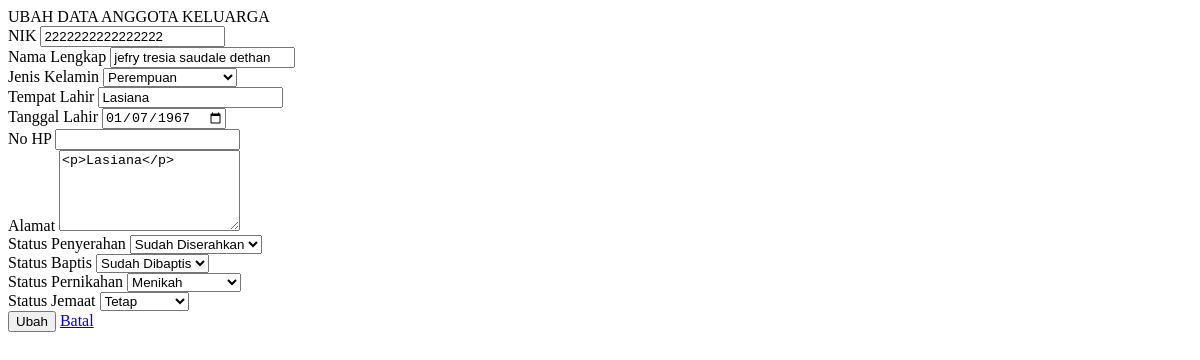
/dashboard/ubah_jemaat_ak.php?id_jemaat=2, run on the app's committed database.
### tables this page shows
CREATE TABLE `jemaat` (
  `id_jemaat` int(11) NOT NULL,
  `tanggal_pendaftaran` date DEFAULT NULL,
  `nik` varchar(16) DEFAULT NULL,
  `nama` varchar(50) NOT NULL,
  `tempat_lahir` varchar(20) NOT NULL,
  `tanggal_lahir` date NOT NULL,
  `no_hp` varchar(12) NOT NULL,
  `jenis_kelamin` enum('Laki-laki','Perempuan') NOT NULL,
  `alamat` text NOT NULL,
  `status_j` int(11) NOT NULL,
  `ket` varchar(10) NOT NULL,
  `username` varchar(20) NOT NULL,
  `password` varchar(20) NOT NULL,
  `baptis` int(11) NOT NULL,
  `penyerahan` int(11) NOT NULL,
  `pernikahan` int(11) NOT NULL
);

### dashboard/ubah_jemaat_ak.php (the view, shortened to what this page needs)
<?php
if (isset($_GET['id_jemaat'])) {
	$id_jemaat = $_GET['id_jemaat'];
	$tampil_nik = "SELECT * FROM jemaat WHERE id_jemaat=$id_jemaat";
	$query = mysqli_query($konek, $tampil_nik);
	$data = mysqli_fetch_array($query, MYSQLI_BOTH);
	$id_jemaat = $data['id_jemaat'];
	$nik = $data['nik'];
	$nama = $data['nama'];
	$tempat = $data['tempat_lahir'];
	$tanggal = $data['tanggal_lahir'];
	$jekel = $data['jenis_kelamin'];
    $alamat =$data['alamat'];
    $no_hp =$data['no_hp'];
    $ket =$data['ket'];
    $penyerahan =$data['penyerahan'];
    $baptis =$data['baptis'];
    $pernikahan =$data['pernikahan'];
	$tampil_kk = "SELECT * FROM kepala_keluarga k join jemaat j on k.id_jemaat = j.id_jemaat join anggota_keluarga a where k.id_jemaat=$id_jemaat or a.id_jemaat=$id_jemaat";
	$query = mysqli_query($konek, $tampil_kk);
	$data = mysqli_fetch_array($query, MYSQLI_BOTH);
	$id_kk = $data['id_kk'];
}
?>
<link href="css/sweetalert.css" rel="stylesheet" type="text/css">
<div class="page-inner">
	<div class="row">
		<div class="col-md-12">
			<form method="POST">
				<div class="card">
					<div class="card-header">
						<div class="card-title">UBAH DATA ANGGOTA KELUARGA</div>
					</div>
					<div class="card-body">
						<div class="row">
							<div class="col-md-6 col-lg-6">
								<div class="form-group">
									<label>NIK</label>
									<input  type="number" name="nik" class="form-control" placeholder="NIK Anda.." value="<?= $nik; ?>">
								</div>
								<div class="form-group">
									<label>Nama Lengkap</label>
									<input type="text" name="nama" class="form-control" placeholder="Nama Lengkap Anda.." value="<?= $nama; ?>">
								</div>
								<div class="form-group">
									<label>Jenis Kelamin</label>
									<select name="jekel" class="form-control">
										<option value="Perempuan" <?php if ($jekel == "Perempuan") echo 'selected' ?>>Perempuan</option>
									</select>
								</div>
								<div class="form-group">
									<label>Tempat Lahir</label>
									<input type="text" name="tempat" class="form-control" value="<?= $tempat; ?>">
								</div>
								<div class="form-group">
									<label>Tanggal Lahir</label>
									<input type="date" name="tgl" class="form-control" value="<?= $tanggal; ?>">
								</div>
								<div class="form-group">
									<label for="comment">No HP</label>
									<input type="text" name="no_hp" class="form-control" value="<?= $no_hp; ?>">
								</div>
								<div class="form-group">
									<label for="comment">Alamat</label>
									<textarea class="form-control" name="alamat" rows="5"><?= $alamat ?></textarea>
								</div>
							</div>
							<div class="col-md-6 col-lg-6">
								<div class="form-group">
									<label>Status Penyerahan</label>
									<select name="penyerahan" class="form-control">
										<option value="1"<?php if ($penyerahan == 1) echo 'selected' ?>>Sudah Diserahkan</option>
									</select>
								</div>
								<div class="form-group">
									<label>Status Baptis</label>
									<select name="baptis" class="form-control">
										<option value="1" <?php if ($baptis == 1) echo 'selected' ?>>Sudah Dibaptis</option>
									</select>
								</div>
								<div class="form-group">
									<label>Status Pernikahan</label>
									<select name="pernikahan" class="form-control">
										<option value="1"<?php if ($pernikahan == 1) echo 'selected' ?>>Menikah</option>
									</select>
								</div>
								<div class="form-group">
									<label>Status Jemaat</label>
									<select name="ket" class="form-control">
										<option value="1" <?php if ($ket == 1) echo 'selected' ?>>Tetap</option>
									</select>
								</div>
							</div>
						</div>
					</div>
					<div class="card-action">
						<button name="ubah" class="btn btn-success">Ubah</button>
						<a href="?halaman=tampil_anggota_keluarga&id_kk=<?php echo $id_kk; ?>" class="btn btn-default">Batal</a>
					</div>
				</div>
		</div>
	</div>
</div>

### data on the page
jemaat: nik "2222222222222222", nama "jefry tresia saudale dethan", jekel "Perempuan", tempat "Lasiana", tgl "01/07/1967", alamat "<p>Lasiana</p>", penyerahan "Sudah Diserahkan", baptis "Sudah Dibaptis", pernikahan "Menikah", ket "Tetap"
